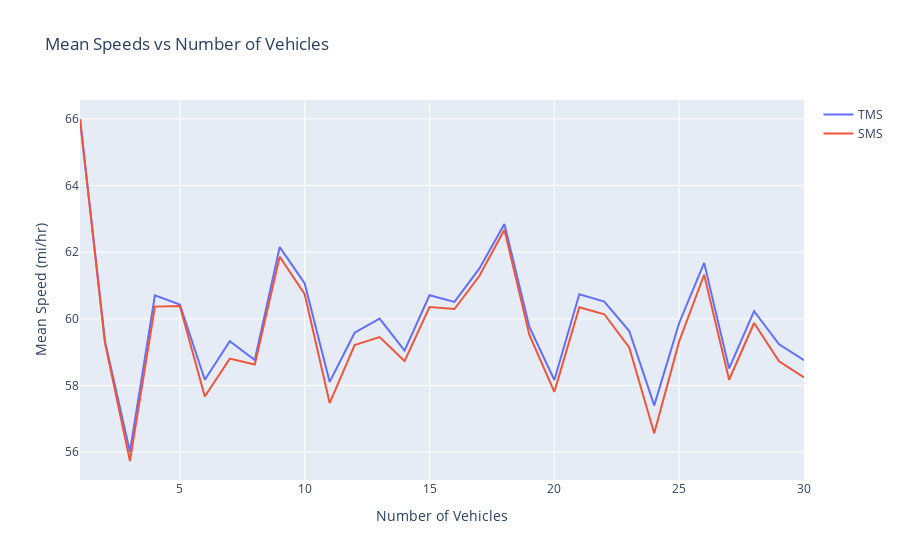

Here is the notebook cell this chart was saved with:
### Code cell
import plotly.graph_objects as go
import plotly.io as pio 

pio.renderers = "notebook_connected"

fig = go.Figure(
    layout=go.Layout(
        title="Mean Speeds vs Number of Vehicles",
        xaxis_title="Number of Vehicles",
        yaxis_title="Mean Speed (mi/hr)",
    )
)

fig.add_trace(
    go.Scatter(
        x=mean_speeds["num_vehicles"],
        y=mean_speeds["tms"],
        name="TMS",
    )
)
fig.add_trace(
    go.Scatter(
        x=mean_speeds["num_vehicles"],
        y=mean_speeds["sms"],
        name="SMS",
    )
)

fig.show()

### Figure 1 — Plotly figure (JSON) as saved in the notebook; plotly's stock layout.template omitted (floating-point values rounded to 4 significant figures)
{"data": [{"name": "TMS", "type": "scatter", "x": [1.0, 2.0, 3.0, 4.0, 5.0, 6.0, 7.0, 8.0, 9.0, 10.0, 11.0, 12.0, 13.0, 14.0, 15.0, 16.0, 17.0, 18.0, 19.0, 20.0, 21.0, 22.0, 23.0, 24.0, 25.0, 26.0, 27.0, 28.0, 29.0, 30.0], "y": [65.99, 59.33, 56.02, 60.7, 60.43, 58.17, 59.33, 58.77, 62.15, 61.06, 58.11, 59.58, 60.01, 59.05, 60.71, 60.51, 61.51, 62.85, 59.76, 58.17, 60.74, 60.52, 59.63, 57.4, 59.88, 61.68, 58.51, 60.23, 59.24, 58.76]}, {"name": "SMS", "type": "scatter", "x": [1.0, 2.0, 3.0, 4.0, 5.0, 6.0, 7.0, 8.0, 9.0, 10.0, 11.0, 12.0, 13.0, 14.0, 15.0, 16.0, 17.0, 18.0, 19.0, 20.0, 21.0, 22.0, 23.0, 24.0, 25.0, 26.0, 27.0, 28.0, 29.0, 30.0], "y": [65.99, 59.28, 55.74, 60.37, 60.38, 57.67, 58.81, 58.63, 61.86, 60.74, 57.47, 59.22, 59.45, 58.73, 60.36, 60.3, 61.29, 62.67, 59.52, 57.81, 60.35, 60.14, 59.14, 56.57, 59.32, 61.32, 58.17, 59.88, 58.73, 58.24]}], "layout": {"title": {"text": "Mean Speeds vs Number of Vehicles"}, "xaxis": {"title": {"text": "Number of Vehicles"}}, "yaxis": {"title": {"text": "Mean Speed (mi/hr)"}}}}
